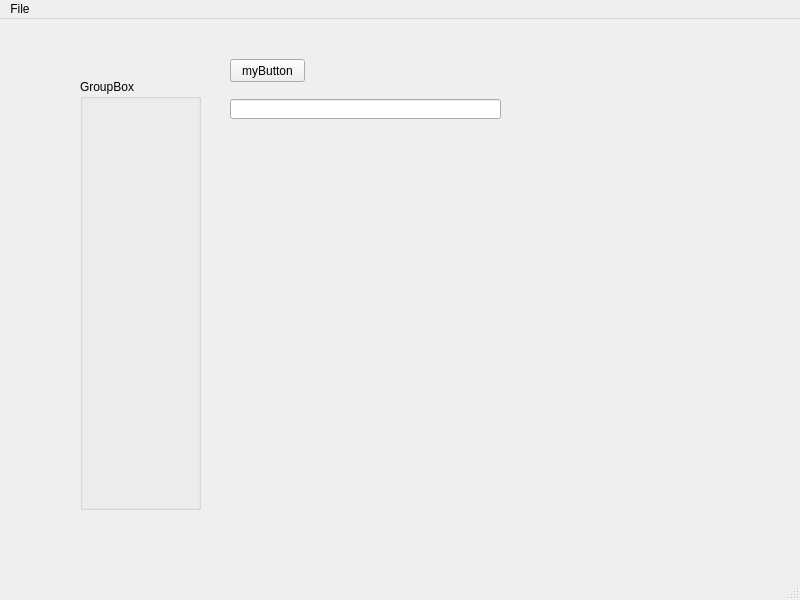
<?xml version="1.0" encoding="UTF-8"?>
<ui version="4.0">
 <class>MainWindow</class>
 <widget class="QMainWindow" name="MainWindow">
  <property name="geometry">
   <rect>
    <x>0</x>
    <y>0</y>
    <width>800</width>
    <height>600</height>
   </rect>
  </property>
  <property name="windowTitle">
   <string>MainWindow</string>
  </property>
  <widget class="QWidget" name="centralwidget">
   <widget class="QGroupBox" name="groupBox">
    <property name="geometry">
     <rect>
      <x>80</x>
      <y>60</y>
      <width>121</width>
      <height>431</height>
     </rect>
    </property>
    <property name="title">
     <string>GroupBox</string>
    </property>
   </widget>
   <widget class="QLineEdit" name="myLine">
    <property name="geometry">
     <rect>
      <x>230</x>
      <y>80</y>
      <width>271</width>
      <height>20</height>
     </rect>
    </property>
   </widget>
   <widget class="QPushButton" name="myButton">
    <property name="geometry">
     <rect>
      <x>230</x>
      <y>40</y>
      <width>75</width>
      <height>23</height>
     </rect>
    </property>
    <property name="text">
     <string>myButton</string>
    </property>
   </widget>
  </widget>
  <widget class="QMenuBar" name="menubar">
   <property name="geometry">
    <rect>
     <x>0</x>
     <y>0</y>
     <width>800</width>
     <height>21</height>
    </rect>
   </property>
   <widget class="QMenu" name="menuFile">
    <property name="title">
     <string>File</string>
    </property>
   </widget>
   <addaction name="menuFile"/>
  </widget>
  <widget class="QStatusBar" name="statusbar"/>
 </widget>
 <resources/>
 <connections/>
</ui>
